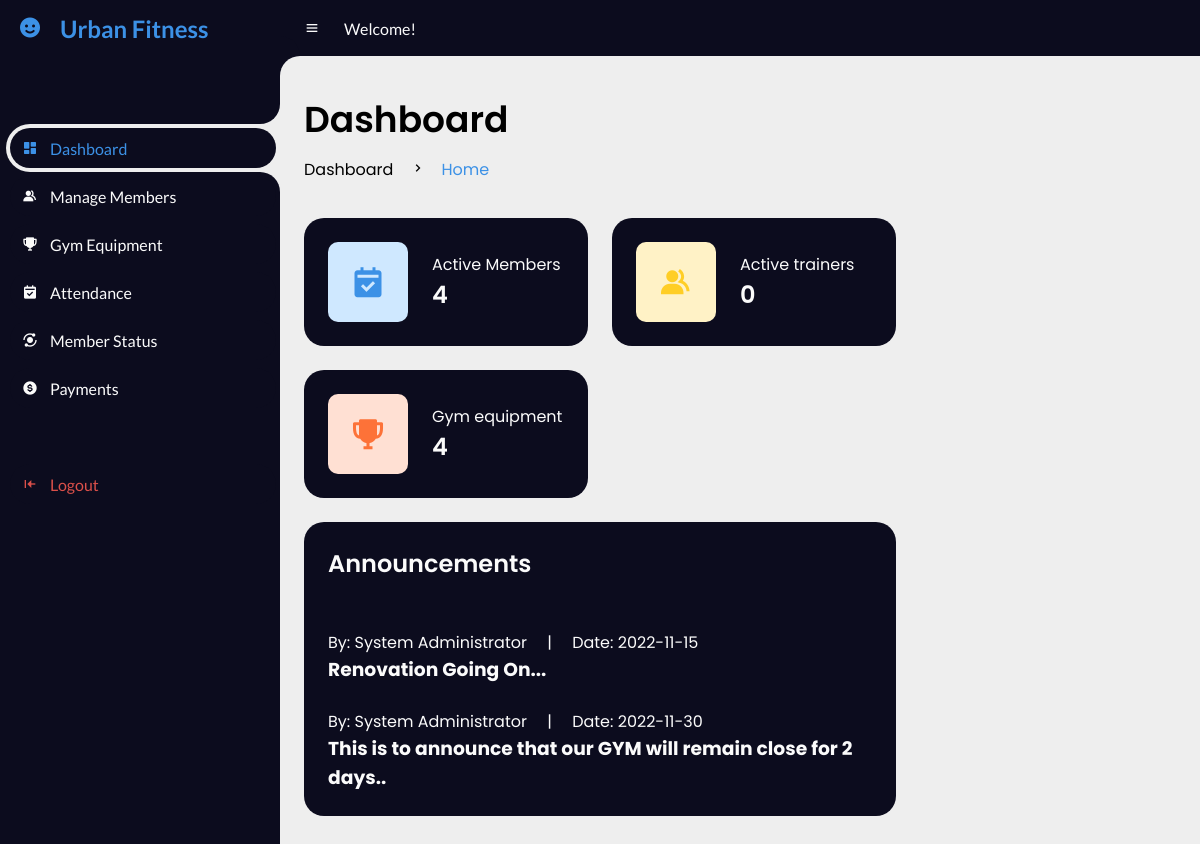
Page /UrbanFitness/2Staff/index.php (signed in) on the committed database.
### tables this page shows
CREATE TABLE `announcements` (
  `announcementid` int(10) NOT NULL,
  `message` varchar(200) NOT NULL,
  `date` date NOT NULL
);

### UrbanFitness/2Staff/index.php (the view, shortened to what this page needs)
<!DOCTYPE html>
<html lang="en">
<head>
    <link href='https://unpkg.com/boxicons@2.0.9/css/boxicons.min.css' rel='stylesheet'>
    <link rel="stylesheet" href="css\style.css">
</head>
<body>
    <section id="sidebar">
        <a href="#" class="brand">
            <i class='bx bxs-smile'></i>
            <span class="text">Urban Fitness</span>
        </a>
        <ul class="side-menu top">
            <li class="active">
                <a href="index.php">
                    <i class='bx bxs-dashboard'></i>
                    <span class="text">Dashboard</span>
                </a>
            </li>
            <li>
                <a href="managemb.php">
                    <i class='bx bxs-group'></i>
                    <span class="text">Manage Members</span>
                </a>
            </li>
            <li>
                <a href="managegym.php">
                    <i class='bx bxs-trophy'></i>
                    <span class="text">Gym Equipment</span>
                </a>
            </li>
            <li>
                <a href="attendance.php">
                    <i class='bx bxs-calendar-check'></i>
                    <span class="text">Attendance</span>
                </a>
            </li>
            <li>
                <a href="statusmb.php">
                    <i class='bx bxs-analyse'></i>
                    <span class="text">Member Status</span>
                </a>
            </li>
            <li>
                <a href="paymentmb.php">
                    <i class='bx bxs-dollar-circle'></i>
                    <span class="text">Payments</span>
                </a>
            </li>
        </ul>
        <ul class="side-menu">
            <li>
                <a href="logOut.php" class="logout">
                    <i class='bx bxs-arrow-to-left'></i>
                    <span class="text">Logout</span>
                </a>
            </li>
        </ul>
    </section>
    <section id="content">
        <nav>
            <i class='bx bx-menu'></i>
            <a class="nav-link">Welcome!</a>
        </nav>
        <section id="content">
            <main>
                <div class="head-title">
                    <div class="left">
                        <h1>Dashboard</h1>
                        <ul class="breadcrumb">
                            <li>
                                <a href="#">Dashboard</a>
                            </li>
                            <li><i class='bx bx-chevron-right'></i></li>
                            <li>
                                <a class="active" href="index.php">Home</a>
                            </li>
                        </ul>
                    </div>
                </div>
                <ul class="box-info">
                    <li>
                        <i class='bx bxs-calendar-check'></i>
                        <span class="text">
                            <p>Active Members</p>
                            <h3><?php include '\xampp\htdocs\Final Project\Final Project\UrbanFitness\1Admin/ActiveMemCount.php' ?>
                            </h3>
                        </span>
                    </li>
                    <li>
                        <i class='bx bxs-group'></i>
                        <span class="text">
                            <p>Active trainers</p>
                            <h3><?php include '\xampp\htdocs\Final Project\Final Project\UrbanFitness\1Admin/countTrainers.php' ?>
                            </h3>
                        </span>
                    </li>
                    <li>
                        <i class='bx bxs-trophy'></i>
                        <span class="text">
                            <p>Gym equipment</p>
                            <h3><?php include '\xampp\htdocs\Final Project\Final Project\UrbanFitness\1Admin/countEquipment.php' ?>
                            </h3>
                        </span>
                    </li>
                </ul>
                <div class="table-data">
                    <div class="order">
                        <div class="head">
                            <h3>Announcements</h3>
                        </div>
                        <table>
                            <li>
                                <?php
                                include "dbcon.php";
                                $qry = "SELECT * FROM announcements";
                                $result = mysqli_query($conn, $qry);
                                while ($row = mysqli_fetch_array($result)) {
                                    echo "<div class='article-post'>";
                                    echo "<br>";
                                    echo "<span class='user-info'> By: System Administrator &emsp;|&emsp; Date: " . $row['date'] . " </span>";
                                    echo "<h3>" . $row['message'] . " </h3>";
                                }
                                echo "</div>";
                                echo "</li>";
                                ?>
                        </table>
                    </div>
                </div>
            </main>
        </section>
</body>
</html>

### rows in the picture
announcements: date "2022-11-15", message "Renovation Going On..."
announcements: date "2022-11-30", message "This is to announce that our GYM will remain close for 2 days.."

### other values in the picture
$query->num_rows "4"
$query->num_rows "0"
